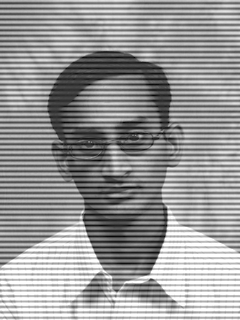
#> input picture 8_Image_restoration/filtro_gaussiano(RB)/periodico_ruido.png, 240 x 320 px
$ python filtro_gaussiano_RB.py
#> lines starting #> are read from the running program, lines starting #| are printed output that depends on the picture
#> further down, A is the input picture: shape (320, 240); min 1, max 255, mean 151.2

import imageio#Imagenes
import matplotlib.pyplot as plt#Graficos
import numpy as np#Libreria matematica

"""
Replica el cuadrante superior izquierdo de la matriz mk
en todos los demas

Entrada:
    mk: Matriz de cualquier tamaño
Salida:
    mk: Matriz con las cuatro cuadrantes iguales
"""
def completar_mascara(mk):
    m=mk.shape[0]
    n=mk.shape[1]
    #Recorrido del cuadrante superior izquierdo
    #para ser replicado en los demas cuadrantes
    for i in range(int(m/2)):
        for j in range(int(n/2)):
            mk[m-i-1,n-j-1]=mk[i,j]
            mk[m-i-1,j]=mk[i,j]
            mk[i,n-j-1]=mk[i,j]
    return mk

"""
Filtro Gaussiano paso rechaza banda
Aplicado haciendo uso de la transformada de fourier
disponible en numpy.
Entrada:
    nombre_imagen:Imagen a la que se aplicara el filtro
#Salida:
    A_t:Imagen filtrada
    F_B:Mascara aplicada
    F_C:Resultado en el dominio de la frecuencia del filtrado
"""
def f_gaussinao_rb(nombre_imagen):
#> called with nombre_imagen = 'periodico_ruido.png'
    A = imageio.imread(nombre_imagen)
    #Calculo de la tranformada inversa de fourier
    F_A = np.fft.fftshift(np.fft.fft2(A[:,:]))
    #Calculo de la mascara
    m = A.shape[0]
#> m = 320
    n= A.shape[1]
#> n = 240
    D1=np.zeros([m,n])
    D0=58 #Frecuencia de corte
    W=10 #Ancha de la banda
    orden=1 #Orden del filtro
    F_B=np.zeros([m,n])
    for u in range(m):
        for v in range(n):
            #Calculo de la distancia
            D_uv=np.sqrt(u**2+v**2)
            #Calculo de la mascara del filtro
            F_B[u,v]=1-np.exp(-(1/2)*((D_uv**2-D0**2)/(D_uv*W))**2)
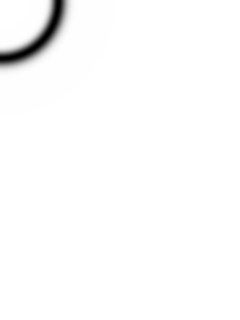
#> F_B: shape (320, 240) float64; min 0, max 1, mean 0.985
    #Completacion de la mascara del filtro
    F_B=completar_mascara(F_B)
#> after the loop in completar_mascara, `for i in range(int(m/2)):`:
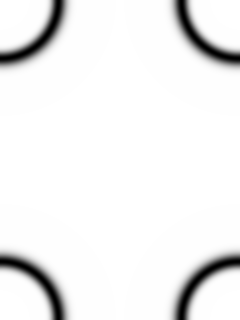
#> mk: shape (320, 240) float64; min 0, max 1, mean 0.939
    F_B=np.fft.fftshift(F_B)

    #Aplicacion del filtro por medio del teorema de convolucion
    # en la dominio de la frecuencia
    F_C=F_A*F_B

    #fftshift a la matriz resultante
    F_C=np.fft.fftshift(F_C)
    #Reconstrunccion de la imagen aplicando tranfroda inversa
    A_t=np.fft.ifft2(F_C)

    return A_t, F_B, F_C


img = "periodico_ruido.png"
A = imageio.imread(img)
B, M, RC  = f_gaussinao_rb(img)
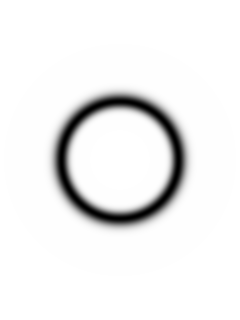
#> M: shape (320, 240) float64; min 0, max 1, mean 0.939
plt.figure()
#Imagen original
plt.subplot(221),plt.title("Imagen original")
plt.imshow(A, cmap='gray')
#Mascara 2
plt.subplot(222),plt.title("Mascara filtro Gaussiano rechaza banda")
plt.imshow(np.log(1 + np.abs(M)), cmap='gray')
#Resultado de la convolucion
#Se aplica un shift para mostrar mejor el resultado
plt.subplot(223),plt.title("Resultado de la convolucion")
plt.imshow(np.log(1 + np.abs(np.fft.fftshift(RC))), cmap='gray')
#Imagen con fft2 inversa
plt.subplot(224),plt.title("Imagen transformada inversa")
plt.imshow(np.uint8(np.abs(B)), cmap='gray')
plt.show()
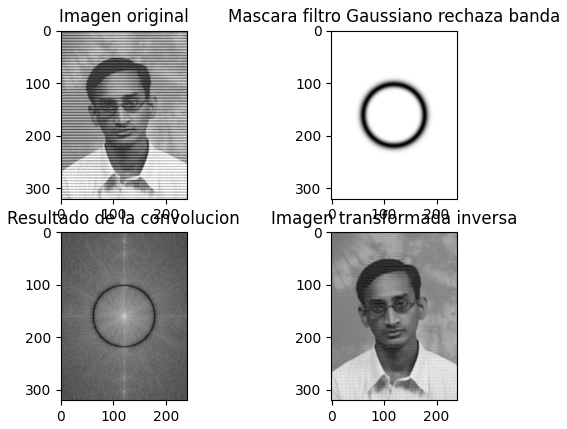
#> figure drawn by matplotlib, 4 panels
